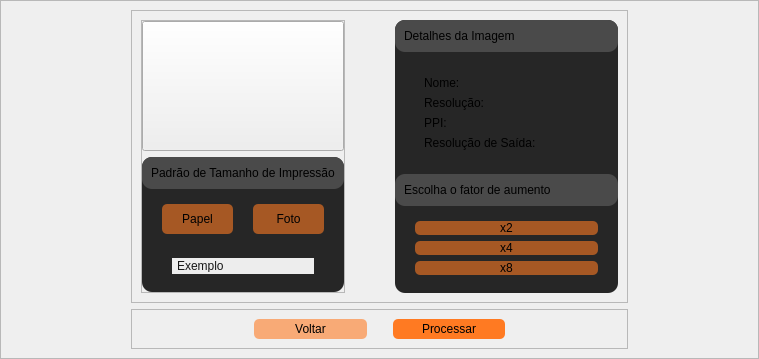
      <widget class="QWidget" name="pgUpload">
       <layout class="QVBoxLayout" name="verticalLayout">
        <property name="spacing">
         <number>0</number>
        </property>
        <property name="leftMargin">
         <number>0</number>
        </property>
        <property name="topMargin">
         <number>0</number>
        </property>
        <property name="rightMargin">
         <number>0</number>
        </property>
        <property name="bottomMargin">
         <number>0</number>
        </property>
        <item>
         <widget class="QFrame" name="frmUpload">
          <property name="frameShape">
           <enum>QFrame::StyledPanel</enum>
          </property>
          <property name="frameShadow">
           <enum>QFrame::Raised</enum>
          </property>
          <layout class="QGridLayout" name="gridLayout">
           <property name="leftMargin">
            <number>30</number>
           </property>
           <property name="rightMargin">
            <number>30</number>
           </property>
           <item row="0" column="1">
            <widget class="QFrame" name="frmImgEDetalhes">
             <property name="frameShape">
              <enum>QFrame::StyledPanel</enum>
             </property>
             <property name="frameShadow">
              <enum>QFrame::Raised</enum>
             </property>
             <layout class="QHBoxLayout" name="horizontalLayout_9">
              <property name="spacing">
               <number>50</number>
              </property>
              <item>
               <widget class="QFrame" name="frmPreviaTemplate">
                <property name="maximumSize">
                 <size>
                  <width>400</width>
                  <height>16777215</height>
                 </size>
                </property>
                <property name="frameShape">
                 <enum>QFrame::StyledPanel</enum>
                </property>
                <property name="frameShadow">
                 <enum>QFrame::Raised</enum>
                </property>
                <layout class="QVBoxLayout" name="verticalLayout_11">
                 <property name="leftMargin">
                  <number>0</number>
                 </property>
                 <property name="topMargin">
                  <number>0</number>
                 </property>
                 <property name="rightMargin">
                  <number>0</number>
                 </property>
                 <property name="bottomMargin">
                  <number>0</number>
                 </property>
                 <item>
                  <widget class="QPushButton" name="btnPreviaImg">
                   <property name="sizePolicy">
                    <sizepolicy hsizetype="Maximum" vsizetype="Maximum">
                     <horstretch>0</horstretch>
                     <verstretch>0</verstretch>
                    </sizepolicy>
                   </property>
                   <property name="maximumSize">
                    <size>
                     <width>400</width>
                     <height>300</height>
                    </size>
                   </property>
                   <property name="text">
                    <string/>
                   </property>
                   <property name="iconSize">
                    <size>
                     <width>300</width>
                     <height>300</height>
                    </size>
                   </property>
                  </widget>
                 </item>
                 <item>
                  <widget class="QFrame" name="frmConfigTemplate">
                   <property name="styleSheet">
                    <string notr="true">background-color: #262626;
border-radius: 10;</string>
                   </property>
                   <property name="frameShape">
                    <enum>QFrame::StyledPanel</enum>
                   </property>
                   <property name="frameShadow">
                    <enum>QFrame::Raised</enum>
                   </property>
                   <layout class="QVBoxLayout" name="verticalLayout_8">
                    <property name="leftMargin">
                     <number>0</number>
                    </property>
                    <property name="topMargin">
                     <number>0</number>
                    </property>
                    <property name="rightMargin">
                     <number>0</number>
                    </property>
                    <item>
                     <widget class="QFrame" name="frmInfoTemplate">
                      <property name="maximumSize">
                       <size>
                        <width>16777215</width>
                        <height>61</height>
                       </size>
                      </property>
                      <property name="styleSheet">
                       <string notr="true">background-color: #4a4a4a;</string>
                      </property>
                      <property name="frameShape">
                       <enum>QFrame::StyledPanel</enum>
                      </property>
                      <property name="frameShadow">
                       <enum>QFrame::Raised</enum>
                      </property>
                      <layout class="QHBoxLayout" name="horizontalLayout_6">
                       <item>
                        <widget class="QLabel" name="lblTipoTamanhoImpressao">
                         <property name="text">
                          <string>Padrão de Tamanho de Impressão</string>
                         </property>
                        </widget>
                       </item>
                      </layout>
                     </widget>
                    </item>
                    <item>
                     <widget class="QFrame" name="frmBtnPapelFoto">
                      <property name="frameShape">
                       <enum>QFrame::StyledPanel</enum>
                      </property>
                      <property name="frameShadow">
                       <enum>QFrame::Raised</enum>
                      </property>
                      <layout class="QHBoxLayout" name="horizontalLayout_7">
                       <property name="spacing">
                        <number>20</number>
                       </property>
                       <property name="leftMargin">
                        <number>20</number>
                       </property>
                       <property name="rightMargin">
                        <number>20</number>
                       </property>
                       <item>
                        <widget class="QPushButton" name="btnPadraoPapel">
                         <property name="minimumSize">
                          <size>
                           <width>0</width>
                           <height>30</height>
                          </size>
                         </property>
                         <property name="styleSheet">
                          <string notr="true">QPushButton{	
	background-color: rgba(255, 122, 34, 150);
	border: 2px;
	border-radius: 5px;
}

QPushButton::hover{
	background-color: #ffbd4b;
}

QPushButton::focus{
	background-color: #ff8913;
}</string>
                         </property>
                         <property name="text">
                          <string>Papel</string>
                         </property>
                        </widget>
                       </item>
                       <item>
                        <widget class="QPushButton" name="btnPadraoFoto">
                         <property name="minimumSize">
                          <size>
                           <width>0</width>
                           <height>30</height>
                          </size>
                         </property>
                         <property name="styleSheet">
                          <string notr="true">QPushButton{	
	background-color: rgba(255, 122, 34, 150);
	border: 2px;
	border-radius: 5px;
}

QPushButton::hover{
	background-color: #ffbd4b;
}

QPushButton::focus{
	background-color: #ff8913;
}</string>
                         </property>
                         <property name="text">
                          <string>Foto</string>
                         </property>
                        </widget>
                       </item>
                      </layout>
                     </widget>
                    </item>
                    <item>
                     <widget class="QFrame" name="frmCmbBox">
                      <property name="frameShape">
                       <enum>QFrame::StyledPanel</enum>
                      </property>
                      <property name="frameShadow">
                       <enum>QFrame::Raised</enum>
                      </property>
                      <layout class="QHBoxLayout" name="horizontalLayout_8">
                       <property name="leftMargin">
                        <number>30</number>
                       </property>
                       <property name="rightMargin">
                        <number>30</number>
                       </property>
                       <item>
                        <widget class="QComboBox" name="cmbTamanhoImpressao">
                         <property name="sizePolicy">
                          <sizepolicy hsizetype="MinimumExpanding" vsizetype="Fixed">
                           <horstretch>0</horstretch>
                           <verstretch>0</verstretch>
                          </sizepolicy>
                         </property>
                         <property name="maximumSize">
                          <size>
                           <width>16777215</width>
                           <height>50</height>
                          </size>
                         </property>
                         <property name="styleSheet">
                          <string notr="true">QComboBox{
	color: #171717;
	background-color: #EDEDED;
}

QComboBox::drop-down {
	border: 0px;
}

QComboBox::down-arrow {
	image: url(C:/dev/python-projects/image-resolution/image-resolution-dev_daniel/down-arrow.png);
	width: 15px;
	height: 15px;
   	border-radius: 10px;
}</string>
                         </property>
                         <item>
                          <property name="text">
                           <string>Exemplo</string>
                          </property>
                         </item>
                        </widget>
                       </item>
                      </layout>
                     </widget>
                    </item>
                   </layout>
                  </widget>
                 </item>
                </layout>
               </widget>
              </item>
              <item>
               <widget class="QFrame" name="frmConfigImg">
                <property name="maximumSize">
                 <size>
                  <width>400</width>
                  <height>16777215</height>
                 </size>
                </property>
                <property name="styleSheet">
                 <string notr="true">background-color: #262626;
border-radius: 10;</string>
                </property>
                <property name="frameShape">
                 <enum>QFrame::StyledPanel</enum>
                </property>
                <property name="frameShadow">
                 <enum>QFrame::Raised</enum>
                </property>
                <layout class="QVBoxLayout" name="verticalLayout_9">
                 <property name="leftMargin">
                  <number>0</number>
                 </property>
                 <property name="topMargin">
                  <number>0</number>
                 </property>
                 <property name="rightMargin">
                  <number>0</number>
                 </property>
                 <item>
                  <widget class="QFrame" name="frmInfoImg">
                   <property name="maximumSize">
                    <size>
                     <width>16777215</width>
                     <height>61</height>
                    </size>
                   </property>
                   <property name="styleSheet">
                    <string notr="true">background-color: #4a4a4a;</string>
                   </property>
                   <property name="frameShape">
                    <enum>QFrame::StyledPanel</enum>
                   </property>
                   <property name="frameShadow">
                    <enum>QFrame::Raised</enum>
                   </property>
                   <layout class="QHBoxLayout" name="horizontalLayout_5">
                    <item>
                     <widget class="QLabel" name="lblTituloDetalhes">
                      <property name="text">
                       <string>Detalhes da Imagem</string>
                      </property>
                     </widget>
                    </item>
                   </layout>
                  </widget>
                 </item>
                 <item>
                  <widget class="QFrame" name="frmConfigInfos">
                   <property name="frameShape">
                    <enum>QFrame::StyledPanel</enum>
                   </property>
                   <property name="frameShadow">
                    <enum>QFrame::Raised</enum>
                   </property>
                   <layout class="QHBoxLayout" name="horizontalLayout_15">
                    <item>
                     <widget class="QFrame" name="frmInfoNomeResPPI">
                      <property name="sizePolicy">
                       <sizepolicy hsizetype="Preferred" vsizetype="Preferred">
                        <horstretch>0</horstretch>
                        <verstretch>0</verstretch>
                       </sizepolicy>
                      </property>
                      <property name="frameShape">
                       <enum>QFrame::StyledPanel</enum>
                      </property>
                      <property name="frameShadow">
                       <enum>QFrame::Raised</enum>
                      </property>
                      <layout class="QVBoxLayout" name="verticalLayout_7">
                       <property name="leftMargin">
                        <number>20</number>
                       </property>
                       <property name="rightMargin">
                        <number>20</number>
                       </property>
                       <item>
                        <widget class="QLabel" name="lblInfoNomeImg">
                         <property name="sizePolicy">
                          <sizepolicy hsizetype="Preferred" vsizetype="Maximum">
                           <horstretch>0</horstretch>
                           <verstretch>0</verstretch>
                          </sizepolicy>
                         </property>
                         <property name="text">
                          <string>Nome:</string>
                         </property>
                        </widget>
                       </item>
                       <item>
                        <widget class="QLabel" name="lblInfoResolucaoImg">
                         <property name="sizePolicy">
                          <sizepolicy hsizetype="Preferred" vsizetype="Maximum">
                           <horstretch>0</horstretch>
                           <verstretch>0</verstretch>
                          </sizepolicy>
                         </property>
                         <property name="text">
                          <string>Resolução:</string>
                         </property>
                        </widget>
                       </item>
                       <item>
                        <widget class="QLabel" name="lblInfoPPIImagem">
                         <property name="sizePolicy">
                          <sizepolicy hsizetype="Preferred" vsizetype="Maximum">
                           <horstretch>0</horstretch>
                           <verstretch>0</verstretch>
                          </sizepolicy>
                         </property>
                         <property name="text">
                          <string>PPI:</string>
                         </property>
                        </widget>
                       </item>
                       <item>
                        <widget class="QLabel" name="lblInfoResolucaoImgSaida">
                         <property name="sizePolicy">
                          <sizepolicy hsizetype="Preferred" vsizetype="Maximum">
                           <horstretch>0</horstretch>
                           <verstretch>0</verstretch>
                          </sizepolicy>
                         </property>
                         <property name="text">
                          <string>Resolução de Saída:</string>
                         </property>
                        </widget>
                       </item>
                      </layout>
                     </widget>
                    </item>
                    <item>
                     <widget class="QFrame" name="frmDetalhesNomeResPPI">
                      <property name="sizePolicy">
                       <sizepolicy hsizetype="Preferred" vsizetype="Preferred">
                        <horstretch>0</horstretch>
                        <verstretch>0</verstretch>
                       </sizepolicy>
                      </property>
                      <property name="frameShape">
                       <enum>QFrame::StyledPanel</enum>
                      </property>
                      <property name="frameShadow">
                       <enum>QFrame::Raised</enum>
                      </property>
                      <layout class="QVBoxLayout" name="verticalLayout_17">
                       <property name="leftMargin">
                        <number>20</number>
                       </property>
                       <property name="rightMargin">
                        <number>20</number>
                       </property>
                       <item>
                        <widget class="QLabel" name="lblNomeImg">
                         <property name="sizePolicy">
                          <sizepolicy hsizetype="Preferred" vsizetype="Maximum">
                           <horstretch>0</horstretch>
                           <verstretch>0</verstretch>
                          </sizepolicy>
                         </property>
                         <property name="text">
                          <string>&lt;Nome IMG&gt;</string>
                         </property>
                         <property name="alignment">
                          <set>Qt::AlignRight|Qt::AlignTrailing|Qt::AlignVCenter</set>
                         </property>
                        </widget>
                       </item>
                       <item>
                        <widget class="QLabel" name="lblResolucaoImg">
                         <property name="sizePolicy">
                          <sizepolicy hsizetype="Preferred" vsizetype="Maximum">
                           <horstretch>0</horstretch>
                           <verstretch>0</verstretch>
                          </sizepolicy>
                         </property>
                         <property name="text">
                          <string>&lt;Resolução (512x512 px)&gt;</string>
                         </property>
                         <property name="alignment">
                          <set>Qt::AlignRight|Qt::AlignTrailing|Qt::AlignVCenter</set>
                         </property>
                        </widget>
                       </item>
                       <item>
                        <widget class="QLabel" name="lblPPIImagem">
                         <property name="sizePolicy">
                          <sizepolicy hsizetype="Preferred" vsizetype="Maximum">
                           <horstretch>0</horstretch>
                           <verstretch>0</verstretch>
                          </sizepolicy>
                         </property>
                         <property name="text">
                          <string>&lt;Numero PPI&gt;</string>
                         </property>
                         <property name="alignment">
                          <set>Qt::AlignRight|Qt::AlignTrailing|Qt::AlignVCenter</set>
                         </property>
                        </widget>
                       </item>
                       <item>
                        <widget class="QLabel" name="lblResolucaoImgSaida">
                         <property name="sizePolicy">
                          <sizepolicy hsizetype="Preferred" vsizetype="Maximum">
                           <horstretch>0</horstretch>
                           <verstretch>0</verstretch>
                          </sizepolicy>
                         </property>
                         <property name="text">
                          <string>&lt;Resolução (512x512 px)&gt;</string>
                         </property>
                         <property name="alignment">
                          <set>Qt::AlignRight|Qt::AlignTrailing|Qt::AlignVCenter</set>
                         </property>
                        </widget>
                       </item>
                      </layout>
                     </widget>
                    </item>
                   </layout>
                  </widget>
                 </item>
                 <item>
                  <widget class="QFrame" name="frmInfoTituloFator">
                   <property name="maximumSize">
                    <size>
                     <width>16777215</width>
                     <height>61</height>
                    </size>
                   </property>
                   <property name="styleSheet">
                    <string notr="true">background-color: #4a4a4a;</string>
                   </property>
                   <property name="frameShape">
                    <enum>QFrame::StyledPanel</enum>
                   </property>
                   <property name="frameShadow">
                    <enum>QFrame::Raised</enum>
                   </property>
                   <layout class="QHBoxLayout" name="horizontalLayout_4">
                    <item>
                     <widget class="QLabel" name="lblTituloFator">
                      <property name="text">
                       <string>Escolha o fator de aumento</string>
                      </property>
                     </widget>
                    </item>
                   </layout>
                  </widget>
                 </item>
                 <item>
                  <widget class="QFrame" name="frmBtnFatores">
                   <property name="frameShape">
                    <enum>QFrame::StyledPanel</enum>
                   </property>
                   <property name="frameShadow">
                    <enum>QFrame::Raised</enum>
                   </property>
                   <layout class="QVBoxLayout" name="verticalLayout_10">
                    <property name="leftMargin">
                     <number>20</number>
                    </property>
                    <property name="rightMargin">
                     <number>20</number>
                    </property>
                    <item>
                     <widget class="QPushButton" name="btn2x">
                      <property name="maximumSize">
                       <size>
                        <width>16777215</width>
                        <height>30</height>
                       </size>
                      </property>
                      <property name="styleSheet">
                       <string notr="true">QPushButton{	
	background-color: rgba(255, 122, 34, 150);
	border: 2px;
	border-radius: 5px;
}

QPushButton::hover{
	background-color: #ffbd4b;
}

QPushButton::focus{
	background-color: #ff8913;
}</string>
                      </property>
                      <property name="text">
                       <string>x2</string>
                      </property>
                     </widget>
                    </item>
                    <item>
                     <widget class="QPushButton" name="btn4x">
                      <property name="maximumSize">
                       <size>
                        <width>16777215</width>
                        <height>30</height>
                       </size>
                      </property>
                      <property name="styleSheet">
                       <string notr="true">QPushButton{	
	background-color: rgba(255, 122, 34, 150);
	border: 2px;
	border-radius: 5px;
}

QPushButton::hover{
	background-color: #ffbd4b;
}

QPushButton::focus{
	background-color: #ff8913;
}</string>
                      </property>
                      <property name="text">
                       <string>x4</string>
                      </property>
                     </widget>
                    </item>
                    <item>
                     <widget class="QPushButton" name="btn8x">
                      <property name="maximumSize">
                       <size>
                        <width>16777215</width>
                        <height>30</height>
                       </size>
                      </property>
                      <property name="styleSheet">
                       <string notr="true">QPushButton{	
	background-color: rgba(255, 122, 34, 150);
	border: 2px;
	border-radius: 5px;
}

QPushButton::hover{
	background-color: #ffbd4b;
}

QPushButton::focus{
	background-color: #ff8913;
}</string>
                      </property>
                      <property name="text">
                       <string>x8</string>
                      </property>
                     </widget>
                    </item>
                   </layout>
                  </widget>
                 </item>
                </layout>
               </widget>
              </item>
             </layout>
            </widget>
           </item>
           <item row="1" column="1">
            <widget class="QFrame" name="frmBtnProcessarVoltar">
             <property name="maximumSize">
              <size>
               <width>16777215</width>
               <height>65</height>
              </size>
             </property>
             <property name="frameShape">
              <enum>QFrame::StyledPanel</enum>
             </property>
             <property name="frameShadow">
              <enum>QFrame::Raised</enum>
             </property>
             <layout class="QHBoxLayout" name="horizontalLayout_3">
              <item>
               <spacer name="horizontalSpacer_3">
                <property name="orientation">
                 <enum>Qt::Horizontal</enum>
                </property>
                <property name="sizeHint" stdset="0">
                 <size>
                  <width>40</width>
                  <height>20</height>
                 </size>
                </property>
               </spacer>
              </item>
              <item>
               <widget class="QPushButton" name="btnVoltarInicio">
                <property name="sizePolicy">
                 <sizepolicy hsizetype="MinimumExpanding" vsizetype="Fixed">
                  <horstretch>0</horstretch>
                  <verstretch>0</verstretch>
                 </sizepolicy>
                </property>
                <property name="minimumSize">
                 <size>
                  <width>0</width>
                  <height>0</height>
                 </size>
                </property>
                <property name="maximumSize">
                 <size>
                  <width>150</width>
                  <height>50</height>
                 </size>
                </property>
                <property name="styleSheet">
                 <string notr="true">QPushButton{	
	background-color: rgba(255, 122, 34, 150);
	border: 2px;
	border-radius: 5px;
}

QPushButton::hover{
	background-color: #ffbd4b;
}

QPushButton::focus{
	background-color: #ff8913;
}</string>
                </property>
                <property name="text">
                 <string>Voltar</string>
                </property>
               </widget>
              </item>
              <item>
               <spacer name="horizontalSpacer">
                <property name="orientation">
                 <enum>Qt::Horizontal</enum>
                </property>
                <property name="sizeType">
                 <enum>QSizePolicy::Fixed</enum>
                </property>
                <property name="sizeHint" stdset="0">
                 <size>
                  <width>20</width>
                  <height>20</height>
                 </size>
                </property>
               </spacer>
              </item>
              <item>
               <widget class="QPushButton" name="btnProcessaImg">
                <property name="sizePolicy">
                 <sizepolicy hsizetype="MinimumExpanding" vsizetype="Fixed">
                  <horstretch>0</horstretch>
                  <verstretch>0</verstretch>
                 </sizepolicy>
                </property>
                <property name="minimumSize">
                 <size>
                  <width>0</width>
                  <height>0</height>
                 </size>
                </property>
                <property name="maximumSize">
                 <size>
                  <width>150</width>
                  <height>50</height>
                 </size>
                </property>
                <property name="styleSheet">
                 <string notr="true">QPushButton{	
	background-color: #ff7a22;
	border: 2px;
	border-radius: 5px;
}

QPushButton::hover{
	background-color: #ffbd4b;
}

QPushButton::focus{
	background-color: #ff8913;
}</string>
                </property>
                <property name="text">
                 <string>Processar</string>
                </property>
               </widget>
              </item>
              <item>
               <spacer name="horizontalSpacer_2">
                <property name="orientation">
                 <enum>Qt::Horizontal</enum>
                </property>
                <property name="sizeHint" stdset="0">
                 <size>
                  <width>40</width>
                  <height>20</height>
                 </size>
                </property>
               </spacer>
              </item>
             </layout>
            </widget>
           </item>
           <item row="0" column="0">
            <spacer name="horizontalSpacer_4">
             <property name="orientation">
              <enum>Qt::Horizontal</enum>
             </property>
             <property name="sizeType">
              <enum>QSizePolicy::Preferred</enum>
             </property>
             <property name="sizeHint" stdset="0">
              <size>
               <width>100</width>
               <height>20</height>
              </size>
             </property>
            </spacer>
           </item>
           <item row="0" column="2">
            <spacer name="horizontalSpacer_5">
             <property name="orientation">
              <enum>Qt::Horizontal</enum>
             </property>
             <property name="sizeType">
              <enum>QSizePolicy::Preferred</enum>
             </property>
             <property name="sizeHint" stdset="0">
              <size>
               <width>100</width>
               <height>20</height>
              </size>
             </property>
            </spacer>
           </item>
          </layout>
         </widget>
        </item>
       </layout>
      </widget>
